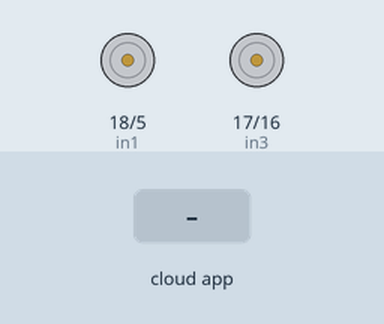
Recording of a sketch running on a simulated ESP32. On the bench: motor-driver pin pairs drawn as motors (green arrow = first pin HIGH = forward, orange = second pin HIGH = backward, longer = more drive, scaled by the enable pin). The inputs (shaded band) are chosen by the test bench. WiFi joins after 1.5 s; servers stay silent unless stated; the ROS host is connected and sends only what is stated; what the sketch prints to the serial monitor is not drawn.

Above: at 3.7 s.
3.8 s: the phone or cloud app sets linear.x to -100
At 4.1 s:
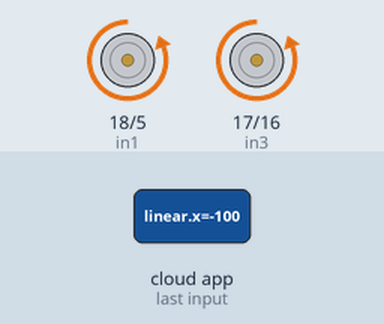
5.3 s: the phone or cloud app sets linear.x to 100
At 6.4 s:
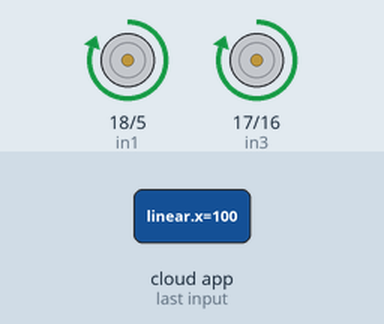
6.8 s: the phone or cloud app sets linear.x to 0
At 7.5 s:
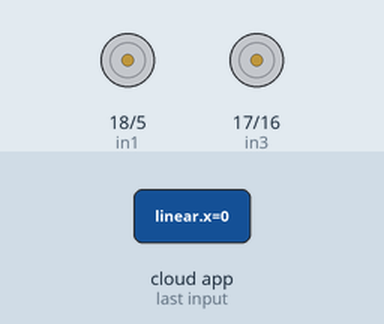
8.3 s: the phone or cloud app sets angular.z to -100
At 8.7 s:
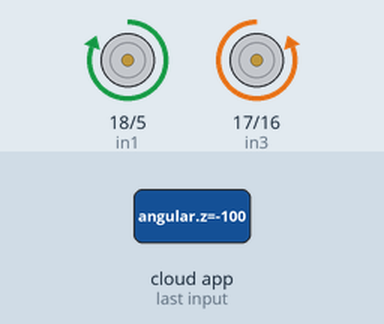
9.8 s: the phone or cloud app sets angular.z to 100
At 11.0 s:
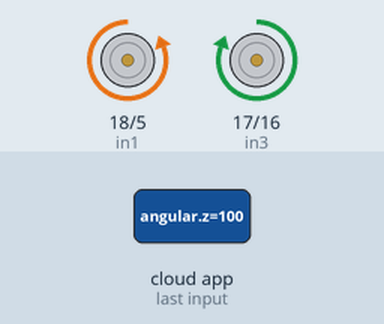
11.3 s: the phone or cloud app sets angular.z to 0
At 12.2 s:
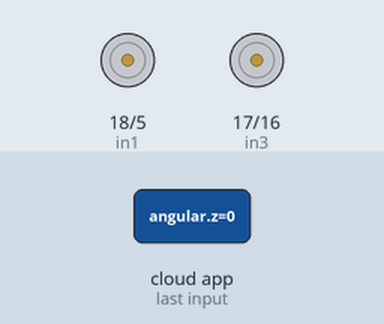
Timing chart, 0 to 13.8 s (numbered marks = the images above; inputs shaded):
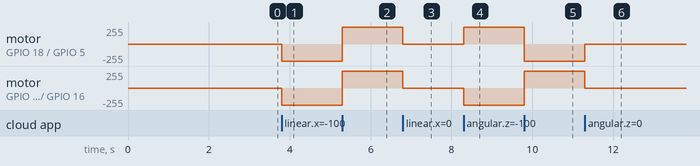

The sketch:

robot_code.ino
```cpp
#include <WiFi.h>
#include <WiFiClient.h>
#include <ros.h>
#include <geometry_msgs/Twist.h>

// Motor pins
const int enA = 19;
const int in1 = 18;
const int in2 = 5;
const int enB = 4;
const int in3 = 17;
const int in4 = 16;

// Max motor speed
const int maxSpeed = 255;

// Wi-Fi credentials(change with yours)
const char* ssid = "Mahipal";
const char* password = "12345678";

// ROS serial server IP address and port
IPAddress server(192, 168, 130, 117);  // Modify with your ROS serial server IP address
const uint16_t port = 11411;           // Modify with your ROS serial server port

// ROS node
ros::NodeHandle nh;

// Variables to track key state
bool keyHeld = false;

// ROS subscriber
void twistCallback(const geometry_msgs::Twist& msg) {
  float linearVel = msg.linear.x;
  float angularVel = msg.angular.z;

  // Calculate motor speeds based on linear and angular velocities
  int motorSpeedA = (linearVel - angularVel*9) * maxSpeed;
  int motorSpeedB = (linearVel + angularVel*9) * maxSpeed;

  // Limit motor speeds within valid range
  motorSpeedA = constrain(motorSpeedA, -maxSpeed, maxSpeed);
  motorSpeedB = constrain(motorSpeedB, -maxSpeed, maxSpeed);

  // Print received data to serial monitor
  Serial.print("LinearVel: ");
  Serial.print(linearVel);
  Serial.print("  AngularVel: ");
  Serial.println(angularVel);

  // Set motor directions based on motor speeds and angular velocity
  if (linearVel > 0 && angularVel == 0) {
    // Moving forward
    digitalWrite(in1, HIGH);
    digitalWrite(in2, LOW);
    digitalWrite(in3, HIGH);
    digitalWrite(in4, LOW);
    keyHeld = true;  // Set the flag when the key is held
  } else if (linearVel < 0 && angularVel == 0) {
    // Moving backward
    digitalWrite(in1, LOW);
    digitalWrite(in2, HIGH);
    digitalWrite(in3, LOW);
    digitalWrite(in4, HIGH);
    keyHeld = true;  // Set the flag when the key is held
  } else if (linearVel == 0 && angularVel > 0) {
    // Turning left
    digitalWrite(in1, LOW);
    digitalWrite(in2, HIGH);
    digitalWrite(in3, HIGH);
    digitalWrite(in4, LOW);
    keyHeld = true;  // Set the flag when the key is held
  } else if (linearVel == 0 && angularVel < 0) {
    // Turning right
    digitalWrite(in1, HIGH);
    digitalWrite(in2, LOW);
    digitalWrite(in3, LOW);
    digitalWrite(in4, HIGH);
    keyHeld = true;  // Set the flag when the key is held
  }
    else if (linearVel > 0 && angularVel > 0) {
    // Moving diagonally forward left
    digitalWrite(in1, HIGH);
    digitalWrite(in2, LOW);
    digitalWrite(in3, HIGH);
    digitalWrite(in4, LOW);
    keyHeld = true;
  }
    else if (linearVel > 0 && angularVel < 0) {
    // Moving diagonally forward right
    digitalWrite(in1, HIGH);
    digitalWrite(in2, LOW);
    digitalWrite(in3, HIGH);
    digitalWrite(in4, LOW);
    keyHeld = true;
  }
    else if (linearVel < 0 && angularVel > 0) {
    // Moving diagonally backward left
    digitalWrite(in1, LOW);
    digitalWrite(in2, HIGH);
    digitalWrite(in3, LOW);
    digitalWrite(in4, HIGH);
    keyHeld = true;
  }
    else if (linearVel < 0 && angularVel < 0) {
    // Moving diagonally backward right
    digitalWrite(in1, LOW);
    digitalWrite(in2, HIGH);
    digitalWrite(in3, LOW);
    digitalWrite(in4, HIGH);
    keyHeld = true;
  }
    else {
    // Stop the motors if no key is held
    digitalWrite(in1, LOW);
    digitalWrite(in2, LOW);
    digitalWrite(in3, LOW);
    digitalWrite(in4, LOW);
    keyHeld = false;  // Clear the flag when the key is released
  }

  // Set motor speeds using analogWrite
  analogWrite(enA, abs(motorSpeedA));
  analogWrite(enB, abs(motorSpeedB));
}

ros::Subscriber<geometry_msgs::Twist> sub("cmd_vel", &twistCallback);

void setup() {
  // Serial communication
  Serial.begin(115200);
  delay(1000);
  Serial.println();

  // Wi-Fi connection
  WiFi.begin(ssid, password);
  while (WiFi.status() != WL_CONNECTED) {
    delay(500);
    Serial.print(".");
  }
  Serial.println();
  Serial.print("Connected to Wi-Fi. IP address: ");
  Serial.println(WiFi.localIP());

  // ROS serial connection
  nh.getHardware()->setConnection(server, port);
  nh.initNode();
  nh.subscribe(sub);

  Serial.println("Connected to ROS.");

  // Initialize motor pins as outputs
  pinMode(enA, OUTPUT);
  pinMode(in1, OUTPUT);
  pinMode(in2, OUTPUT);
  pinMode(enB, OUTPUT);
  pinMode(in3, OUTPUT);
  pinMode(in4, OUTPUT);
}

void loop() {
  nh.spinOnce();  // Process ROS callbacks

  // Stop the motors immediately if the key is released
  if (!keyHeld) {
    digitalWrite(in1, LOW);
    digitalWrite(in2, LOW);
    digitalWrite(in3, LOW);
    digitalWrite(in4, LOW);
    return;  // Exit the loop if the key is released
  }

  delay(1);
}
```

Measured:
- after the input at 3.8 s, motor on GPIO 18 (in1) / GPIO 5 (in2), motor on GPIO 17 (in3) / GPIO 16 (in4): stopped → backward 255/255 at once
- after the input at 5.3 s, motor on GPIO 18 (in1) / GPIO 5 (in2), motor on GPIO 17 (in3) / GPIO 16 (in4): backward 255/255 → forward 255/255 at once
- after the input at 6.8 s, motor on GPIO 18 (in1) / GPIO 5 (in2), motor on GPIO 17 (in3) / GPIO 16 (in4): forward 255/255 → stopped at once
- after the input at 8.3 s, motor on GPIO 18 (in1) / GPIO 5 (in2): stopped → forward 255/255 at once; motor on GPIO 17 (in3) / GPIO 16 (in4): stopped → backward 255/255 at once
- after the input at 9.8 s, motor on GPIO 18 (in1) / GPIO 5 (in2): forward 255/255 → backward 255/255 at once; motor on GPIO 17 (in3) / GPIO 16 (in4): backward 255/255 → forward 255/255 at once
- after the input at 11.3 s, motor on GPIO 18 (in1) / GPIO 5 (in2): backward 255/255 → stopped at once; motor on GPIO 17 (in3) / GPIO 16 (in4): forward 255/255 → stopped at once
